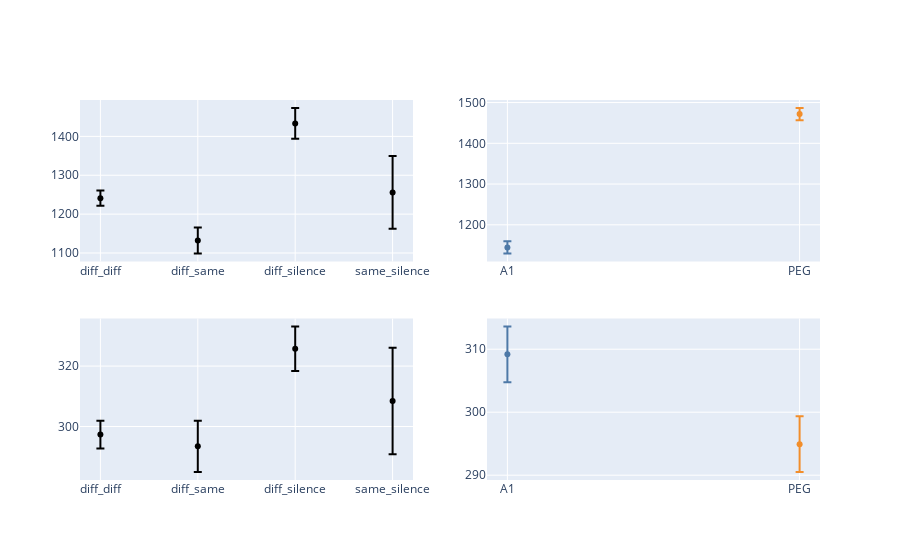

The notebook cell this image was saved under:
### Markdown cell above
# Region differences
same as summary for figure 2, but using first PC instead of individual neurons

### Code cell
# for metric in ["integral", "last_bin"],:
def plot_metric_quant_bars(metric, category, innerDF):
    print(f'{metric}, {category}')
    tocalc = innerDF.query(f"metric == '{metric}' and value > 0")
    # tocalc = tocalc.groupby(['trans_pair', 'region', 'id']).agg(value=('value', 'mean')).reset_index()
    tocalc = tocalc.replace({'silence_diff': 'sile_diff', 'silence_same': 'sile_same'})

    if category == 'transition':
        ### transitions ###
        toplot = tocalc.groupby('trans_pair').agg(stat=('value', np.mean),
                                                  err=('value', sem))

        for c0,c1 in itt.combinations(tocalc.trans_pair.unique().tolist(), 2):
            x = tocalc.loc[tocalc.trans_pair == c0, 'value'].values.astype(float)
            y = tocalc.loc[tocalc.trans_pair == c1, 'value'].values.astype(float)
            stat, pval = mannwhitneyu(x,y)
            print(f'{c0} vs {c1} MannwhitneyU {pval}')

        return [
            go.Scatter(x=toplot.index, y=toplot['stat'], mode='markers',
                       marker=dict(color='black'),
                       error_y=dict(array=toplot['err'],
                                    color=name_to_hex('black')),
                       showlegend=False)
        ]

    ### regions ###
    elif category == 'region':
        x = tocalc.loc[tocalc.region == 'A1', 'value'].values.astype(float)
        y = tocalc.loc[tocalc.region == 'PEG', 'value'].values.astype(float)
        stat, pval = mannwhitneyu(x,y)

        toplot = tocalc.groupby('region').agg(stat=('value', np.mean),
                                              err=('value', sem))
        print(f'A1 vs PEG MannwhitneyU {pval}')

        # if you want different color error bars, have to do it one at a time
        reg_quant = list()
        for ii, color in enumerate([Blue, Orange]):
            reg_quant.append(go.Scatter(x=(toplot.index[ii],), y=(toplot['stat'][ii],), mode='markers',
                                        marker_color=color,
                                        error_y=dict(array=toplot['err'],
                                                     color=color),
                                        showlegend=False),
                             )

        return reg_quant
    else:
        raise ValueError(f'bad param {category}')




PCA_filtered = DF.query(
    "analysis == 'PCA' and PC == 1 and mult_comp_corr == 'bf_cp' "
    "and metric in ['integral', 'last_bin'] "
    "and value > 0 and value < 10000")
PCA_filtered = add_classified_contexts(PCA_filtered)


fig = make_subplots(2,2)
for mm, met in enumerate(['integral', 'last_bin']):
    for cc, cat in enumerate(['transition', 'region']):

        panelname = f'{met}_{cat}'

        if panelname in panels:
            panels.pop(panelname)

        panels[panelname].extend(plot_metric_quant_bars(met, cat, PCA_filtered))


        pan = panels[panelname]
        fig.add_traces(pan, cols=[cc+1]*len(pan), rows=[mm+1]*len(pan))
fig.show()

### Figure 1 — Plotly figure (JSON) as saved in the notebook; plotly's stock layout.template omitted (floating-point values rounded to 4 significant figures)
{"data": [{"error_y": {"array": [19.68, 33.45, 39.42, 93.53], "color": "#000000"}, "marker": {"color": "black"}, "mode": "markers", "showlegend": false, "x": ["diff_diff", "diff_same", "diff_silence", "same_silence"], "y": [1241.0, 1132.0, 1433.0, 1256.0], "type": "scatter", "xaxis": "x", "yaxis": "y"}, {"error_y": {"array": [14.81, 33.71], "color": "#4E79A7"}, "marker": {"color": "#4E79A7"}, "mode": "markers", "showlegend": false, "x": ["A1"], "y": [1145.0], "type": "scatter", "xaxis": "x2", "yaxis": "y2"}, {"error_y": {"array": [14.81, 33.71], "color": "#F28E2B"}, "marker": {"color": "#F28E2B"}, "mode": "markers", "showlegend": false, "x": ["PEG"], "y": [1472.0], "type": "scatter", "xaxis": "x2", "yaxis": "y2"}, {"error_y": {"array": [4.58, 8.49, 7.366, 17.62], "color": "#000000"}, "marker": {"color": "black"}, "mode": "markers", "showlegend": false, "x": ["diff_diff", "diff_same", "diff_silence", "same_silence"], "y": [297.3, 293.5, 325.7, 308.4], "type": "scatter", "xaxis": "x3", "yaxis": "y3"}, {"error_y": {"array": [4.412, 5.625], "color": "#4E79A7"}, "marker": {"color": "#4E79A7"}, "mode": "markers", "showlegend": false, "x": ["A1"], "y": [309.2], "type": "scatter", "xaxis": "x4", "yaxis": "y4"}, {"error_y": {"array": [4.412, 5.625], "color": "#F28E2B"}, "marker": {"color": "#F28E2B"}, "mode": "markers", "showlegend": false, "x": ["PEG"], "y": [294.9], "type": "scatter", "xaxis": "x4", "yaxis": "y4"}], "layout": {"xaxis": {"anchor": "y", "domain": [0.0, 0.45]}, "yaxis": {"anchor": "x", "domain": [0.575, 1.0]}, "xaxis2": {"anchor": "y2", "domain": [0.55, 1.0]}, "yaxis2": {"anchor": "x2", "domain": [0.575, 1.0]}, "xaxis3": {"anchor": "y3", "domain": [0.0, 0.45]}, "yaxis3": {"anchor": "x3", "domain": [0.0, 0.425]}, "xaxis4": {"anchor": "y4", "domain": [0.55, 1.0]}, "yaxis4": {"anchor": "x4", "domain": [0.0, 0.425]}}}
